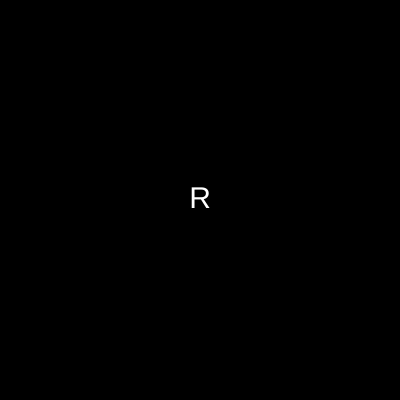
Frame 1 (no input)
Frame 60 (no input): identical to frame 1, image omitted
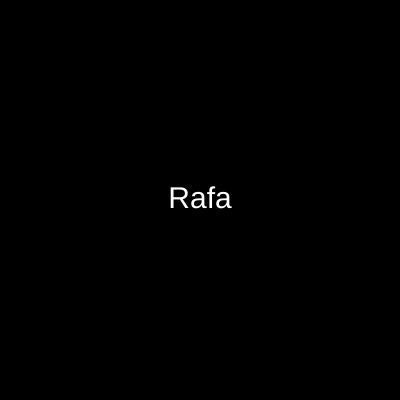
Frame 120 (the mouse pressed at the canvas centre since frame 60)

The p5.js sketch that drew these frames (run headless with seeded random() and noise() and a simulated clock; from frame 60 on, the mouse is pressed at the canvas centre):

// p5.js sketch
// ── sketch.js
function setup() {
    createCanvas(400, 400);
  }
  function draw() {
    background("black");
    fill("white");
    textSize(30);
    textAlign(CENTER, CENTER);
   
    palavra = "Rafaela";
    let maximo = width;
    let minimo = 1;
    let quantidade = map(mouseX, 0, maximo, minimo, palavra.length);
    let parcial = palavra.substring(0, quantidade);
    text(parcial, 200, 200);
  }
  
